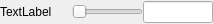
<?xml version="1.0" encoding="UTF-8"?>
<ui version="4.0">
 <class>UISlider</class>
 <widget class="QWidget" name="UISlider">
  <property name="geometry">
   <rect>
    <x>0</x>
    <y>0</y>
    <width>213</width>
    <height>24</height>
   </rect>
  </property>
  <property name="windowTitle">
   <string>Form</string>
  </property>
  <layout class="QHBoxLayout" name="horizontalLayout" stretch="1,2">
   <property name="spacing">
    <number>0</number>
   </property>
   <property name="leftMargin">
    <number>0</number>
   </property>
   <property name="topMargin">
    <number>0</number>
   </property>
   <property name="rightMargin">
    <number>0</number>
   </property>
   <property name="bottomMargin">
    <number>0</number>
   </property>
   <item>
    <widget class="QLabel" name="label">
     <property name="minimumSize">
      <size>
       <width>72</width>
       <height>0</height>
      </size>
     </property>
     <property name="text">
      <string>TextLabel</string>
     </property>
    </widget>
   </item>
   <item>
    <layout class="QHBoxLayout" name="horizontalLayout_2" stretch="1,1">
     <item>
      <widget class="QSlider" name="slider">
       <property name="orientation">
        <enum>Qt::Horizontal</enum>
       </property>
      </widget>
     </item>
     <item>
      <widget class="FloatLineEdit" name="spinBox"/>
     </item>
    </layout>
   </item>
  </layout>
 </widget>
 <customwidgets>
  <customwidget>
   <class>FloatLineEdit</class>
   <extends>QLineEdit</extends>
   <header location="global">UI/FloatLineEdit.hpp</header>
  </customwidget>
 </customwidgets>
 <resources/>
 <connections/>
</ui>
